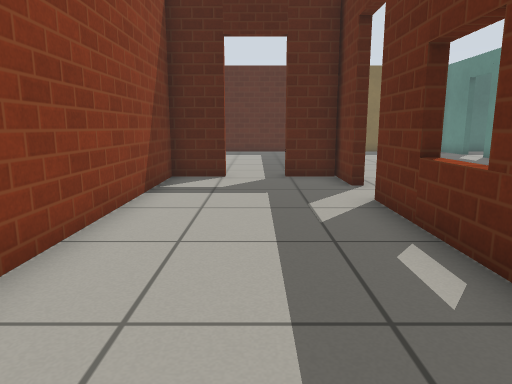
view 1 (above)

24 first-person views from a walk through a robot-simulator world made for Gazebo. The camera is 0.72 m above the floor, tilts 10° down and sees 70° across. The floor is counted in squares, 0.5 m on a side. Each view is taken from the middle of a square. On the plan, view 1 faces up. The plan holds only what a view shows up to about 16 squares ahead; the rest is blank. Simple patterns stand in for the simulator's built-in surfaces.

view 2
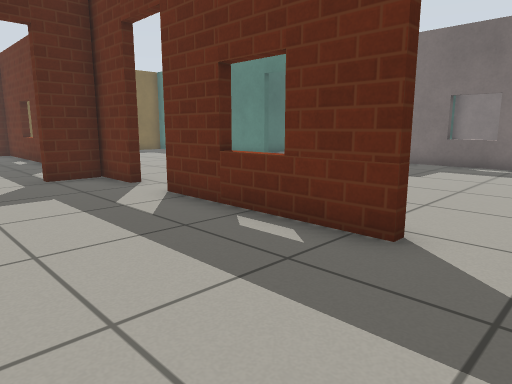

view 3
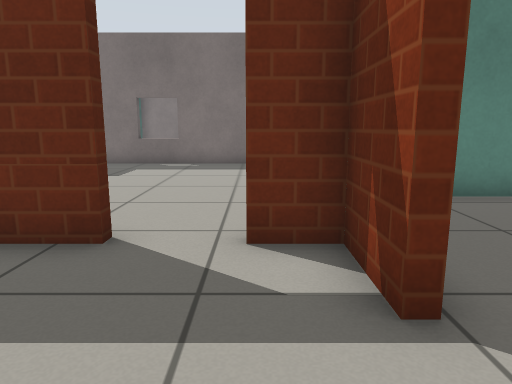

view 4
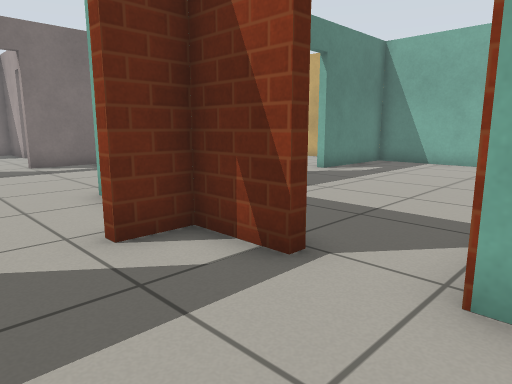

view 5
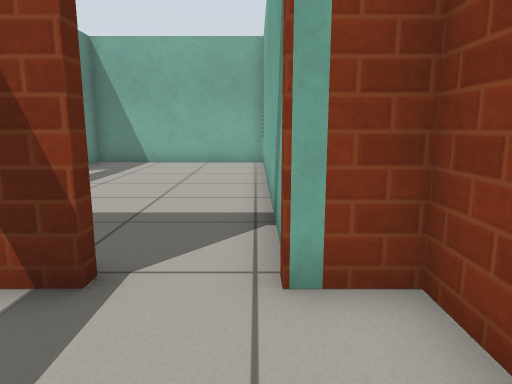

view 6
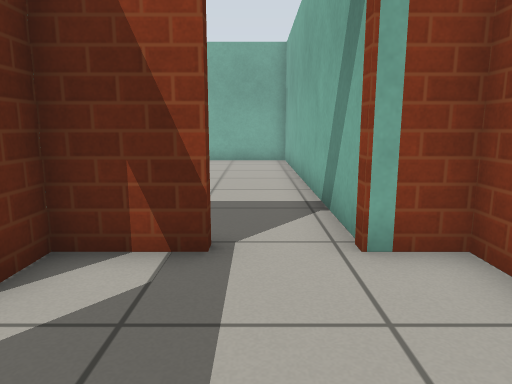

view 7
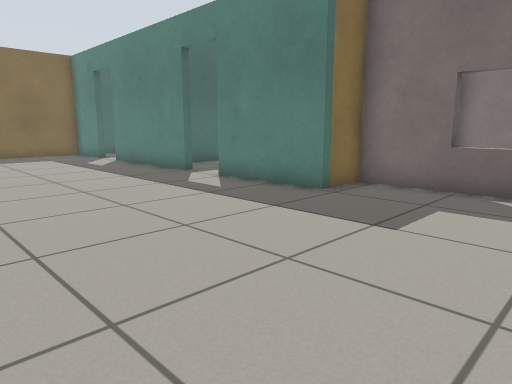

view 8
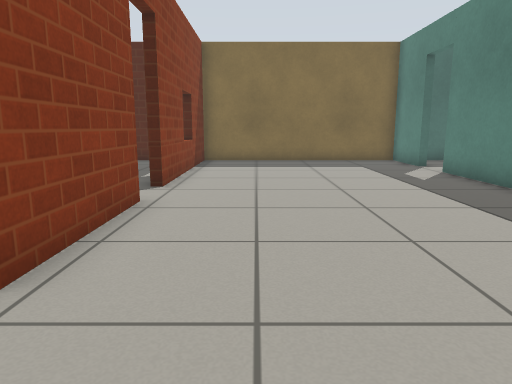

view 9
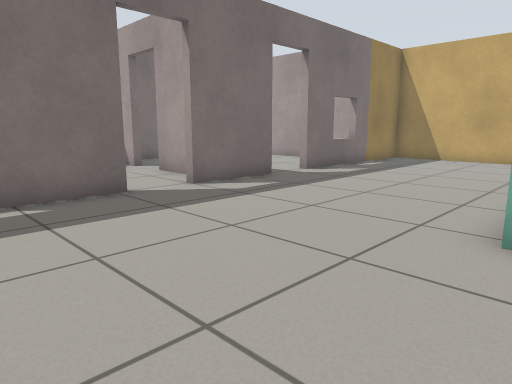

view 10
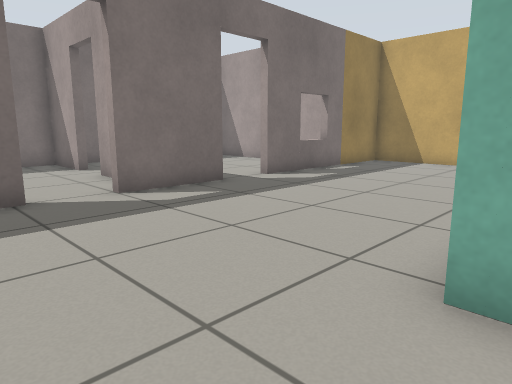

view 11
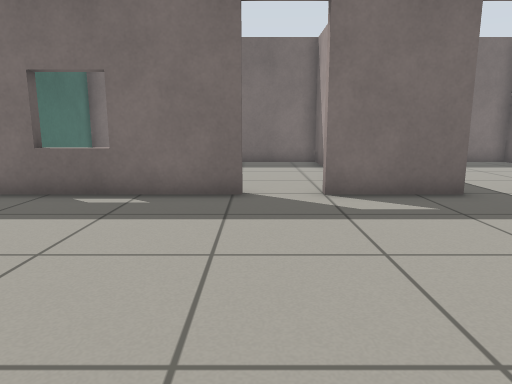

view 12
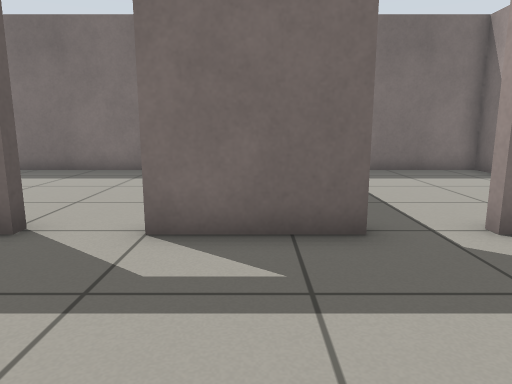

view 13
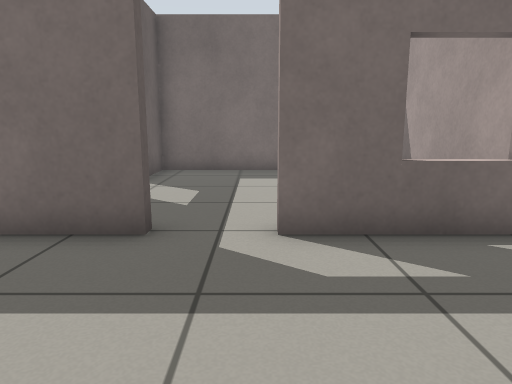

view 14
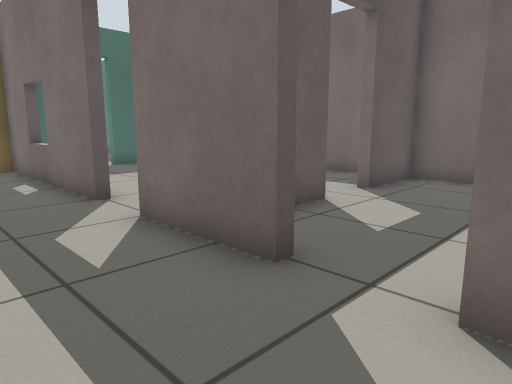

view 15
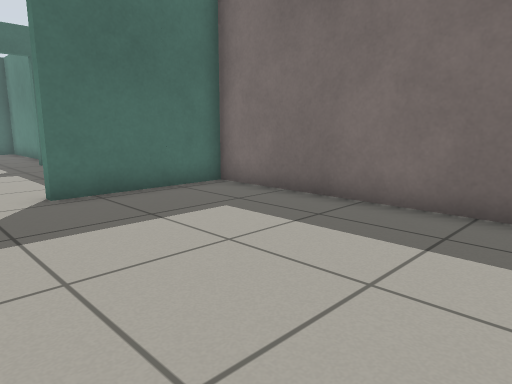

view 16
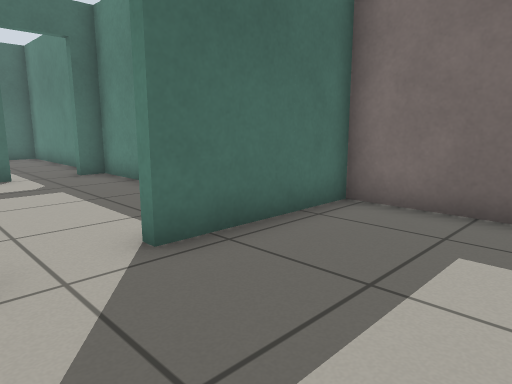

view 17
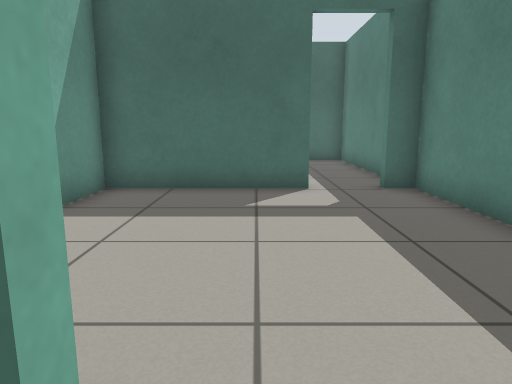

view 18
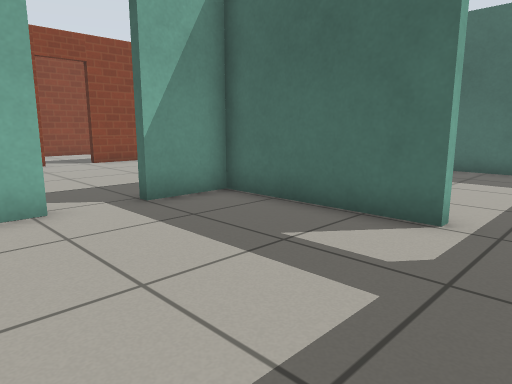

view 19
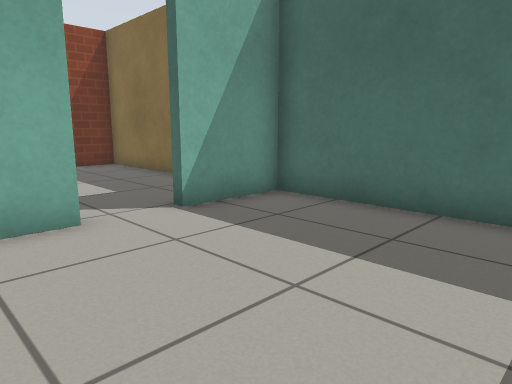

view 20
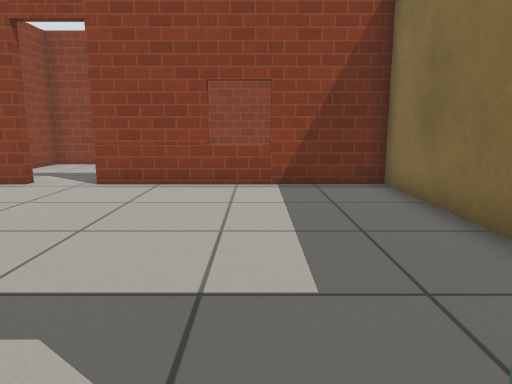

view 21
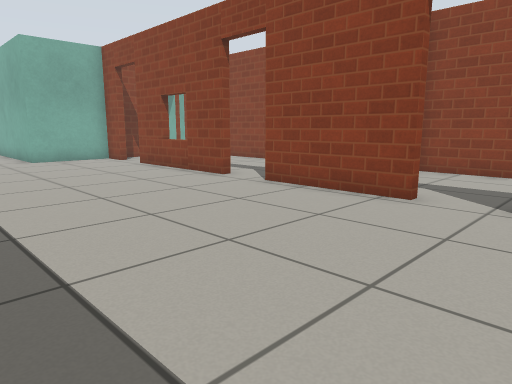

view 22
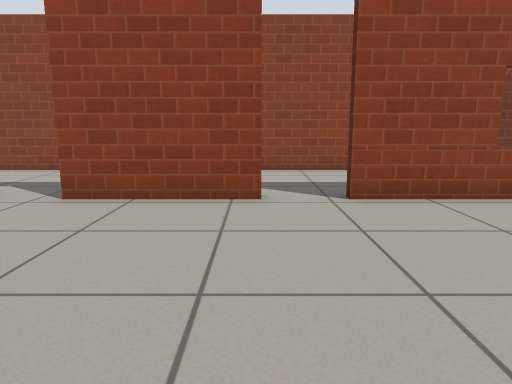

view 23
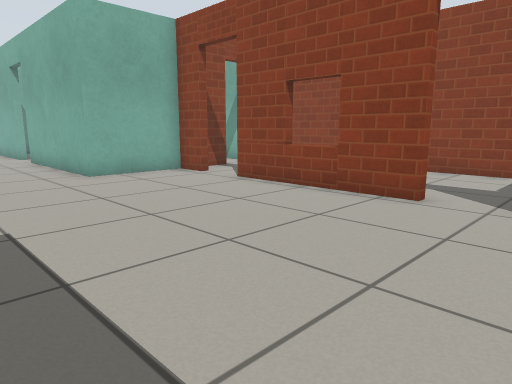

view 24
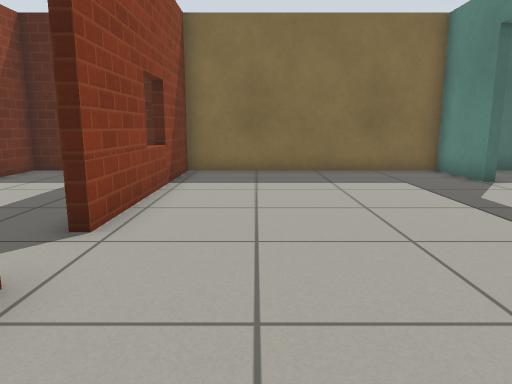

### Floor plan
Points are (right, up) in squares from view 1. A wall is a line through its corners. A room is listed if a view was taken in it or the views show most of it. See-through windows are left out.
Room 1 (views 1, 2, 3, 4, 5, 6)
walls: (2.4, 1.9) (2.4, 7.4); (2.4, 9) (2.4, 11.1); (-0.9, 10.8) (-2.5, 10.8) (-2.5, -1.1) (-1.3, -1.1); (0.6, -1.1) (2.4, -1.1) (2.4, 0.1); (2.4, 10.8) (0.9, 10.8)
ways out: open door at (2.7, 8.3) to room 2; open door at (2.8, 1) to room 2; open door at (-0.5, -1) to room 6; open door at (0, 11) to room 8
Room 2 (views 7, 8, 9, 10, 11, 12, 13, 14, 21, 22, 23, 24)
walls: (2.7, 7.4) (2.7, 1.9); (12.8, 0.2) (12.8, 6.9) (11.1, 6.9) (11.1, 10.8); (2.7, 0.2) (2.7, -1.1) (5.9, -1.1) (5.9, -7.4); (11.1, 12.5) (11.1, 18); (2.7, 13.1) (2.7, 9); (12.8, -4.6) (12.8, -1.4); (11.1, 19.7) (11.1, 22.3) (2.7, 22.3) (2.7, 14.9); (8, -13.3) (12.8, -13.3) (12.8, -6.3)
ways out: open door at (2.7, 8.3) to room 1; open door at (2.8, 1) to room 1; open door at (13, -0.5) to room 3; open door at (11, 11.5) to room 4; open door at (11, 18.5) to room 5; open door at (6, -8.5) to room 6; open door at (13, -5.5) to room 7; open door at (2.8, 14) to room 8
Room 3 (views 15, 16, 17)
walls: (17.9, -2.5) (20.5, -2.5) (20.5, 6.9) (16.1, 6.9); (14.5, -2.5) (16.3, -2.5); (14.4, 6.9) (13.6, 6.9)
ways out: open door at (13, -0.5) to room 2; open door at (15.5, 7) to room 4; open door at (17.5, -3) to room 7
Room 4 (view 18)
walls: (11.4, 10.8) (11.4, 10); (18.8, 11.2) (18.8, 14.6) (18, 14.6); (16.3, 14.6) (11.4, 14.6) (11.4, 12.5)
ways out: open door at (11, 11.5) to room 2; open door at (15.5, 7) to room 3; open door at (17.5, 15) to room 5
Room 5 (views 19, 20)
walls: (11.4, 18) (11.4, 16.9); (18.8, 17) (18.8, 22.3) (11.4, 22.3) (11.4, 19.7)
ways out: open door at (11, 18.5) to room 2; open door at (17.5, 15) to room 4
Room 6 (no view inside)
walls: (5.6, -5.5) (5.6, -4.1); (-1.3, -1.1) (-1.3, -13.3) (5.6, -13.3) (5.6, -9.1)
ways out: open door at (-0.5, -1) to room 1; open door at (6, -8.5) to room 2
Room 7 (no view inside)
walls: (16.3, -2.8) (15.1, -2.8); (13.6, -10.5) (20.5, -10.5) (20.5, -2.8) (18, -2.8)
ways out: open door at (13, -5.5) to room 2; open door at (17.5, -3) to room 3
Room 8 (no view inside)
walls: (2.4, 16.9) (2.4, 19.1); (1.9, 22.3) (-2.5, 22.3) (-2.5, 11.1) (-0.9, 11.1)
ways out: open door at (0, 11) to room 1; open door at (2.8, 14) to room 2

Positions as (right, up) in squares from view 1, and headings:
1: (0, 0), facing up
2: (-2, 0), facing up-right
3: (-2, 0), facing right
4: (-2, 2), facing down-right
5: (-1, 2), facing down
6: (0, 3), facing down
7: (4, 2), facing up-right
8: (5, 6), facing up
9: (5, 4), facing down-right
10: (5, 2), facing down-right
11: (5, 0), facing right
12: (8, -3), facing right
13: (8, -6), facing right
14: (10, -7), facing up-right
15: (14, -1), facing up-right
16: (14, 3), facing up-right
17: (15, 6), facing up
18: (18, 9), facing up-left
19: (17, 16), facing up-left
20: (12, 19), facing left
21: (10, 16), facing down-left
22: (10, 13), facing left
23: (10, 10), facing down-left
24: (5, 10), facing up
